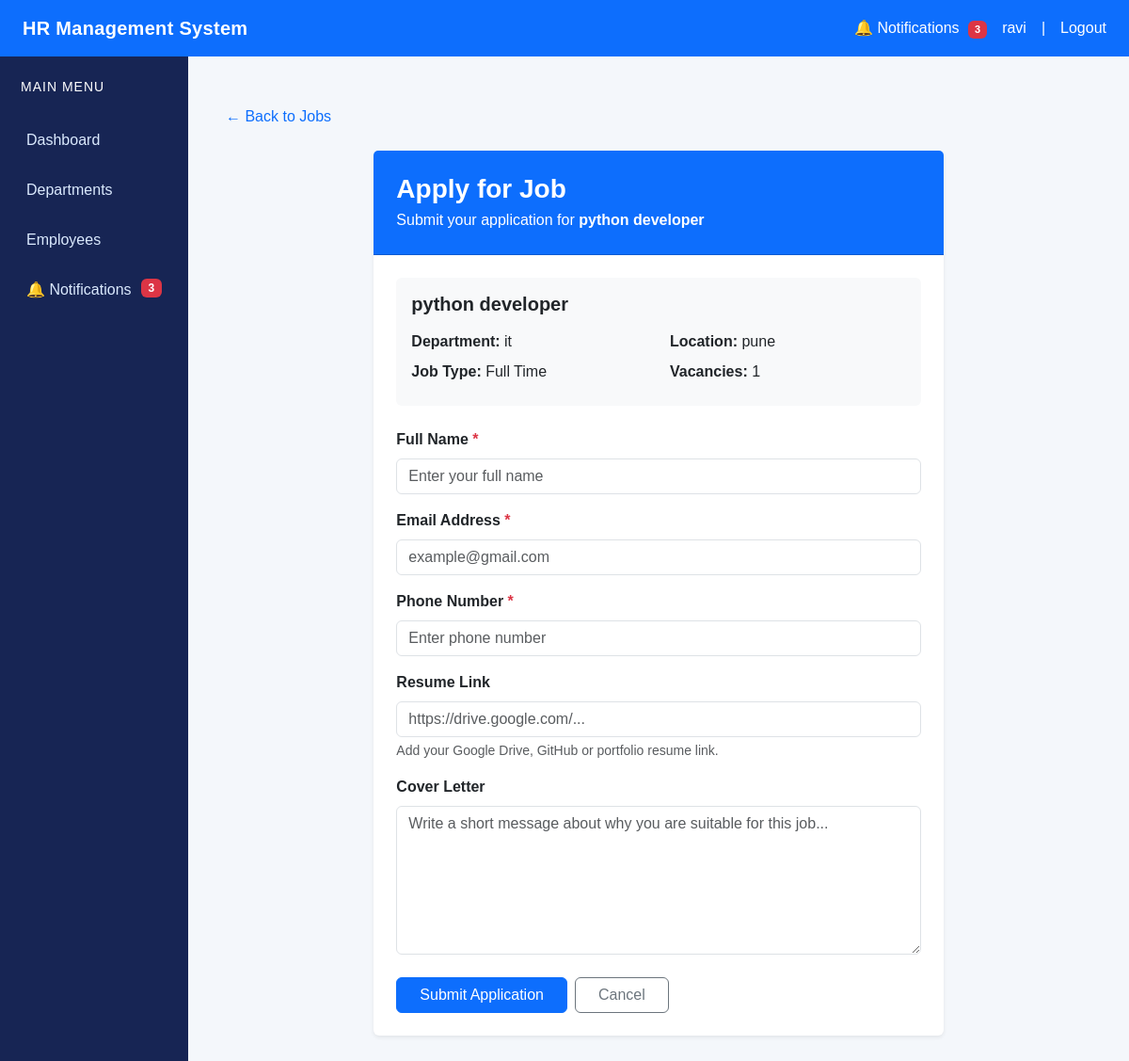
The page /requirement/apply/1/ (signed in) on the database its author committed.
### requirement/models.py (models this page shows, shortened)
class JobOpening(models.Model):
    JOB_TYPE_CHOICES = [
        ('FULL_TIME', 'Full Time'),
        ('PART_TIME', 'Part Time'),
        ('INTERNSHIP', 'Internship'),
        ('CONTRACT', 'Contract'),
    ]
    title = models.CharField(max_length=200)
    department = models.CharField(
        max_length=100
    )
    location = models.CharField(
        max_length=150
    )
    job_type = models.CharField(
        max_length=20,
        choices=JOB_TYPE_CHOICES,
        default='FULL_TIME'
    )
    description = models.TextField()
    requirements = models.TextField()
    salary_range = models.CharField(
        max_length=100,
        blank=True
    )
    vacancies = models.PositiveIntegerField(
        default=1,
        validators=[
            MinValueValidator(1)
        ]
    )
    is_active = models.BooleanField(
        default=True
    )
    posted_on = models.DateTimeField(
        auto_now_add=True
    )
    class Meta:
        ordering = ['-posted_on']

### requirement/views.py (the view, shortened to what this page needs)
# urls.py: path('apply/<int:job_id>/', views.apply_for_job, name='apply_for_job'),
@login_required
def apply_for_job(request, job_id):
    job = get_object_or_404(
        JobOpening,
        id=job_id,
        is_active=True
    )
    return render(
        request,
        'requirement/apply_job.html',
        {'job': job}
    )

### notifications/context_processors.py (called while the page is built)
def notification_count(request):
    if request.user.is_authenticated:
        unread_count = Notification.objects.filter(
            user=request.user,
            is_read=False
        ).count()
        return {
            'unread_notifications_count': unread_count
        }
    return {
        'unread_notifications_count': 0
    }

### templates/requirement/apply_job.html (shortened to what this page needs)
{% extends 'base.html' %}
{% block content %}
<div class="container py-4">
    <div class="mb-4">
        <a href="{% url 'job_list' %}" class="text-decoration-none">
            ← Back to Jobs
        </a>
    </div>
    <div class="row justify-content-center">
        <div class="col-lg-8">
            <div class="card border-0 shadow-sm">
                <div class="card-header bg-primary text-white p-4">
                    <h3 class="mb-1 fw-bold">
                        Apply for Job
                    </h3>
                    <p class="mb-0">
                        Submit your application for
                        <strong>{{ job.title }}</strong>
                    </p>
                </div>
                <div class="card-body p-4">
                    <div class="bg-light rounded p-3 mb-4">
                        <h5 class="fw-bold mb-3">
                            {{ job.title }}
                        </h5>
                        <div class="row">
                            <div class="col-md-6 mb-2">
                                <strong>Department:</strong>
                                {{ job.department }}
                            </div>
                            <div class="col-md-6 mb-2">
                                <strong>Location:</strong>
                                {{ job.location }}
                            </div>
                            <div class="col-md-6 mb-2">
                                <strong>Job Type:</strong>
                                {{ job.get_job_type_display }}
                            </div>
                            <div class="col-md-6 mb-2">
                                <strong>Vacancies:</strong>
                                {{ job.vacancies }}
                            </div>
                        </div>
                    </div>
                    <form method="POST">
                        <div class="mb-3">
                            <label for="applicant_name"
                                   class="form-label fw-semibold">
                                Full Name <span class="text-danger">*</span>
                            </label>
                            <input
                                type="text"
                                class="form-control"
                                id="applicant_name"
                                name="applicant_name"
                                placeholder="Enter your full name"
                                required>
                        </div>
                        <div class="mb-3">
                            <label for="email"
                                   class="form-label fw-semibold">
                                Email Address <span class="text-danger">*</span>
                            </label>
                            <input
                                type="email"
                                class="form-control"
                                id="email"
                                name="email"
                                placeholder="example@gmail.com"
                                required>
                        </div>
                        <div class="mb-3">
                            <label for="phone"
                                   class="form-label fw-semibold">
                                Phone Number <span class="text-danger">*</span>
                            </label>
                            <input
                                type="tel"
                                class="form-control"
                                id="phone"
                                name="phone"
                                maxlength="20"
                                placeholder="Enter phone number"
                                required>
                        </div>
                        <div class="mb-3">
                            <label for="resume_link"
                                   class="form-label fw-semibold">
                                Resume Link
                            </label>
                            <input
                                type="url"
                                class="form-control"
                                id="resume_link"
                                name="resume_link"
                                placeholder="https://drive.google.com/..."
                            >
                            <div class="form-text">
                                Add your Google Drive, GitHub or portfolio
                                resume link.
                            </div>
                        </div>
                        <div class="mb-4">
                            <label for="cover_letter"
                                   class="form-label fw-semibold">
                                Cover Letter
                            </label>
                            <textarea
                                class="form-control"
                                id="cover_letter"
                                name="cover_letter"
                                rows="6"
                                placeholder="Write a short message about why you are suitable for this job..."></textarea>
                        </div>
                        <div class="d-flex gap-2">
                            <button
                                type="submit"
                                class="btn btn-primary px-4">
                                Submit Application
                            </button>
                            <a
                                href="{% url 'job_list' %}"
                                class="btn btn-outline-secondary px-4">
                                Cancel
                            </a>
                        </div>
                    </form>
                </div>
            </div>
        </div>
    </div>
</div>
{% endblock %}

### templates/base.html (shortened to what this page needs)
{% load static %}
<!DOCTYPE html>
<html lang="en">
<head>
    <link
        href="https://cdn.jsdelivr.net/npm/bootstrap@5.3.3/dist/css/bootstrap.min.css"
        rel="stylesheet"
    >
</head>
<body>
    <nav class="navbar navbar-dark bg-primary px-4">
        <a
            class="navbar-brand fw-bold"
            href="{% url 'dashboard' %}"
        >
            HR Management System
        </a>
        <div class="text-white d-flex align-items-center gap-3 flex-wrap">
            <a
                href="{% url 'notification_list' %}"
                class="text-white text-decoration-none"
            >
                🔔 Notifications
                {% if unread_notifications_count > 0 %}
                    <span class="badge bg-danger notification-badge">
                        {{ unread_notifications_count }}
                    </span>
                {% endif %}
            </a>
            <span>
                {{ request.user.username }}
            </span>
            <span>|</span>
            <a
                href="{% url 'logout' %}"
                class="text-white text-decoration-none"
            >
                Logout
            </a>
        </div>
    </nav>
    <div class="container-fluid">
        <div class="row">
            <aside class="col-md-2 sidebar">
                <h5 class="text-white mb-4">
                    MAIN MENU
                </h5>
                <a href="{% url 'dashboard' %}">
                    Dashboard
                </a>
                <a href="{% url 'department_list' %}">
                    Departments
                </a>
                <a href="{% url 'employee_list' %}">
                    Employees
                </a>
                <a href="{% url 'notification_list' %}">
                    🔔 Notifications
                    {% if unread_notifications_count > 0 %}
                        <span class="badge bg-danger float-end">
                            {{ unread_notifications_count }}
                        </span>
                    {% endif %}
                </a>
            </aside>
            <main class="col-md-10 main-content">
                {% block content %}
                {% endblock %}
            </main>
        </div>
    </div>
</body>
</html>

### templates/base.html (style rules this page uses)
body { background-color: #f4f7fb; font-family: Arial, sans-serif; margin: 0; }
.navbar { min-height: 60px; }
.navbar-brand { letter-spacing: 0.3px; }
.sidebar { min-height: 100vh; background: #172554; padding-top: 24px; }
.sidebar h5 { font-size: 14px; letter-spacing: 1px; padding-left: 10px; }
.sidebar a { display: block; color: #dbeafe; text-decoration: none; padding: 12px 16px; border-radius: 8px; margin-bottom: 5px; transition: background 0.2s ease, color 0.2s ease; }
.main-content { padding: 28px; min-height: calc(100vh - 60px); }
.notification-badge { font-size: 11px; padding: 4px 7px; margin-left: 5px; }

### rows shown on the page
JobOpening: title "python developer", department "it", location "pune", job_type "Full Time", vacancies "1"

### other values the page prints
{{ unread_notifications_count }} "3"
{{ request.user.username }} "ravi"
